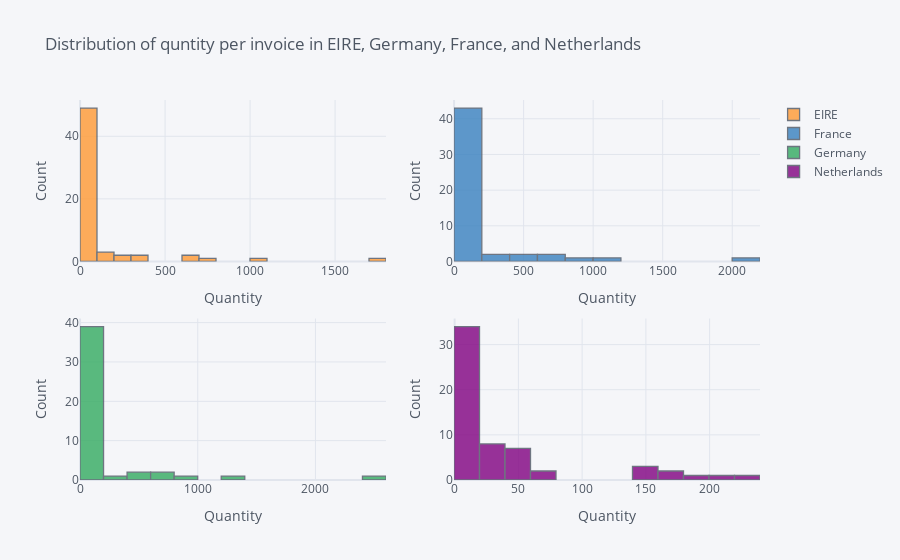

The notebook cell saved with this chart:
### Code cell
df4.iplot(kind= 'hist',
          subplots= True,
          xTitle= 'Quantity',
          yTitle= 'Count',
          title='Distribution of quntity per invoice in EIRE, Germany, France, and Netherlands')

### Figure 1 — Plotly figure (JSON) as saved in the notebook; plotly's stock layout.template omitted (floating-point values rounded to 4 significant figures)
{"data": [{"histfunc": "count", "histnorm": "", "marker": {"color": "rgba(255, 153, 51, 1.0)", "line": {"color": "#4D5663", "width": 1.3}}, "name": "EIRE", "opacity": 0.8, "orientation": "v", "type": "histogram", "x": [112, 672, 319, 690, 42, 1013, 3, 286, 16, 330, null, 1798, null, null, 120, null, 46, 86, null, 704, 62, 1, 22, 20, 2, 105, 16, null, null, 207, 22, 1, null, 11, 17, 88, 2, 6, 1, null, null, 72, 31, 4, 1, 27, null, 8, null, 60, 1, 1, 3, null, 1, 1, 25, 16, 1, 6, 28, null, null, 1, 14, 2, 1, 2, 1, 1, 2, 2, null, null, 1, null, null, 1, null, 1, null, 1, null, null], "xaxis": "x", "yaxis": "y"}, {"histfunc": "count", "histnorm": "", "marker": {"color": "rgba(55, 128, 191, 1.0)", "line": {"color": "#4D5663", "width": 1.3}}, "name": "France", "opacity": 0.8, "orientation": "v", "type": "histogram", "x": [255, 492, 293, 608, 102, 1126, 6, 495, 15, 769, 1, 2092, 1, 9, 136, null, 35, 188, null, 820, 92, 8, 27, 9, null, 112, 15, null, null, 127, 11, null, 3, 16, 6, 49, 4, 9, 4, 1, null, 33, 6, 8, null, 22, null, null, null, 7, 1, null, 5, 1, null, null, 1, 3, null, 2, 1, 2, null, null, 1, 2, null, 1, null, null, null, null, null, null, null, 1, null, null, 1, null, null, null, null, null], "xaxis": "x2", "yaxis": "y2"}, {"histfunc": "count", "histnorm": "", "marker": {"color": "rgba(50, 171, 96, 1.0)", "line": {"color": "#4D5663", "width": 1.3}}, "name": "Germany", "opacity": 0.8, "orientation": "v", "type": "histogram", "x": [150, 448, 326, 681, 78, 1236, 2, 566, 19, 694, 1, 2490, null, 8, 158, null, 63, 198, 6, 827, 184, 5, 36, 27, null, 105, 23, 1, 2, 149, 19, null, 1, 32, 4, 21, 4, 4, null, null, null, 18, 22, 1, null, 8, 5, 9, null, 16, null, null, null, null, null, null, 2, 2, null, null, null, null, null, null, 4, 1, null, null, null, null, null, 1, null, null, null, null, 1, null, null, null, null, null, null, null], "xaxis": "x3", "yaxis": "y3"}, {"histfunc": "count", "histnorm": "", "marker": {"color": "rgba(128, 0, 128, 1.0)", "line": {"color": "#4D5663", "width": 1.3}}, "name": "Netherlands", "opacity": 0.8, "orientation": "v", "type": "histogram", "x": [151, 37, 14, 39, 1, 41, null, 28, 1, 24, null, 182, null, null, 48, 1, 8, 17, null, 150, 8, null, 9, 19, null, 50, 23, null, null, 158, 49, null, null, 44, 32, 167, null, 9, null, null, 1, 224, 215, 14, null, 75, null, 29, 1, 162, null, null, 5, null, 1, 3, 56, 70, null, 15, 38, 1, 9, null, 45, 8, 5, 3, 7, 8, null, 2, 2, 2, null, 3, null, 2, null, 1, 1, 2, 1, 1], "xaxis": "x4", "yaxis": "y4"}], "layout": {"barmode": "overlay", "legend": {"bgcolor": "#F5F6F9", "font": {"color": "#4D5663"}}, "paper_bgcolor": "#F5F6F9", "plot_bgcolor": "#F5F6F9", "title": {"font": {"color": "#4D5663"}, "text": "Distribution of quntity per invoice in EIRE, Germany, France, and Netherlands"}, "xaxis": {"anchor": "y", "domain": [0, 0.45], "gridcolor": "#E1E5ED", "showgrid": true, "tickfont": {"color": "#4D5663"}, "title": {"font": {"color": "#4D5663"}, "text": "Quantity"}, "zerolinecolor": "#E1E5ED"}, "xaxis2": {"anchor": "y2", "domain": [0.55, 1], "gridcolor": "#E1E5ED", "showgrid": true, "tickfont": {"color": "#4D5663"}, "title": {"font": {"color": "#4D5663"}, "text": "Quantity"}, "zerolinecolor": "#E1E5ED"}, "xaxis3": {"anchor": "y3", "domain": [0, 0.45], "gridcolor": "#E1E5ED", "showgrid": true, "tickfont": {"color": "#4D5663"}, "title": {"font": {"color": "#4D5663"}, "text": "Quantity"}, "zerolinecolor": "#E1E5ED"}, "xaxis4": {"anchor": "y4", "domain": [0.55, 1], "gridcolor": "#E1E5ED", "showgrid": true, "tickfont": {"color": "#4D5663"}, "title": {"font": {"color": "#4D5663"}, "text": "Quantity"}, "zerolinecolor": "#E1E5ED"}, "yaxis": {"anchor": "x", "domain": [0.575, 1], "gridcolor": "#E1E5ED", "showgrid": true, "tickfont": {"color": "#4D5663"}, "title": {"font": {"color": "#4D5663"}, "text": "Count"}, "zerolinecolor": "#E1E5ED"}, "yaxis2": {"anchor": "x2", "domain": [0.575, 1], "gridcolor": "#E1E5ED", "showgrid": true, "tickfont": {"color": "#4D5663"}, "title": {"font": {"color": "#4D5663"}, "text": "Count"}, "zerolinecolor": "#E1E5ED"}, "yaxis3": {"anchor": "x3", "domain": [0, 0.425], "gridcolor": "#E1E5ED", "showgrid": true, "tickfont": {"color": "#4D5663"}, "title": {"font": {"color": "#4D5663"}, "text": "Count"}, "zerolinecolor": "#E1E5ED"}, "yaxis4": {"anchor": "x4", "domain": [0, 0.425], "gridcolor": "#E1E5ED", "showgrid": true, "tickfont": {"color": "#4D5663"}, "title": {"font": {"color": "#4D5663"}, "text": "Count"}, "zerolinecolor": "#E1E5ED"}}}
